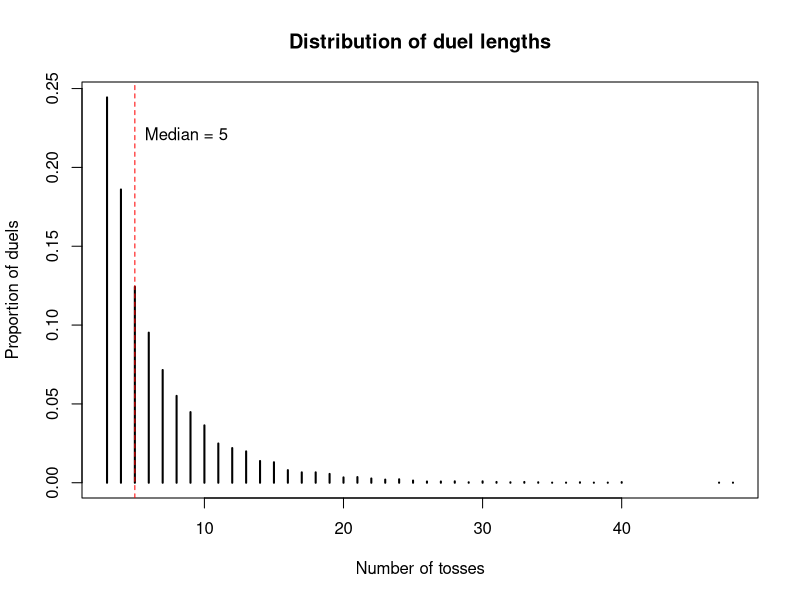
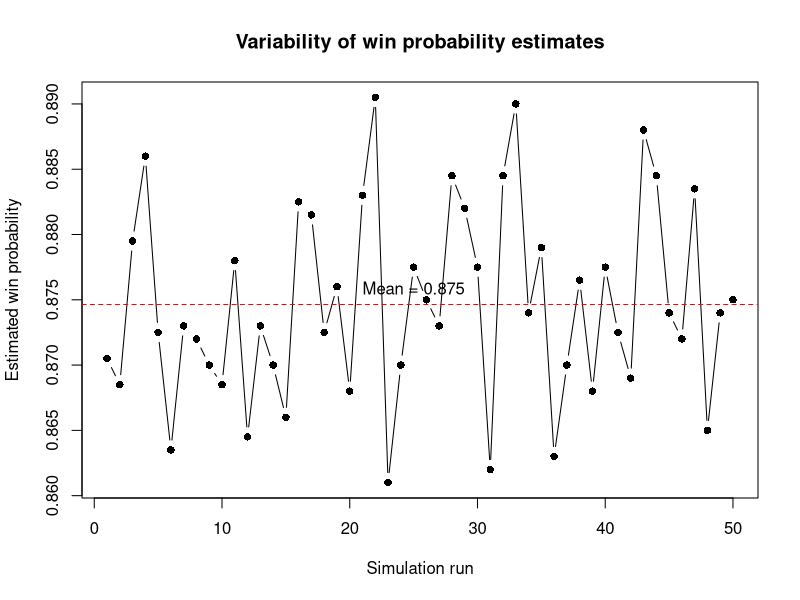

R code for these plots, in order:
# Aishah ALmubarak   S2957708
# Yizhen Ge          S3027690
# Ziyi Wang          S2945970

# Team Member Contributions
# Aishah ALmubarak   Q1-3
# Yizhen Ge          Q4-5
# Ziyi Wang          Q6-7

# Purpose of this code:
#  With this code we want to simulate throwing a coin with probability p.
#  Two players each pick a pattern of k outcomes and the coin is tossed,
#  the player with the first patter to appear wins.


# Q1
# function returns position at which pattern a first appears in toss stream x,
# returns the last position of the first matching k-window, or NA if we have no match.
firsthit <- function(x,a){
  k <- length(a)
  n <- length(x)
  if (n < k)
   return(NA)
  
  for (start in 1:(n-k+1)){
  if (all(x[start:(start+k-1)]==a)) {
   endplace= start+k-1
   return(endplace)
   }
  }
  return(NA)
}

# Shared function for duel and pwin.
# Runs nreps duels between patterns a and b at once, each row of X is a duel.
# Tosses are added in blocks of 20, only to rows where neither pattern has appeared yet.
# Returns a matrix with 2 columns winner (1 = a, 0 = b) and tosses for the position of the win.

sim_duels <- function(a, b, p, nreps) {
  k      <- length(a)
  block  <- 20
  winner <- rep(NA, nreps)
  tosses <- rep(NA, nreps)
  X      <- matrix(0, nreps, 0)                  

  while (any(is.na(winner))) {                   
    # new block: random tosses for unfinished duels, zeros for finished ones
    undecided <- is.na(winner)
    new <- matrix(0, nreps, block)
    new[undecided, ] <- rbinom(sum(undecided) * block, 1, p)
    X <- cbind(X, new)

    # check only windows ending in the new block
    for (m in max(k, ncol(X) - block + 1):ncol(X)) {
      hitA <- is.na(winner)
      hitB <- is.na(winner)
      for (j in 1:k) {
        hitA <- hitA & X[, m - k + j] == a[j]
        hitB <- hitB & X[, m - k + j] == b[j]
      }
      winner[hitA] <- 1; tosses[hitA] <- m
      winner[hitB] <- 0; tosses[hitB] <- m
    }
  }
  cbind(winner = winner, tosses = tosses)
}

#Q2
# simulates one duel between patterns a and b on a shared coin stream.
# Uses sim_duels with one stream of tosses.
# Returns c(winner, tosses): winner 1 for a 0 if b, and the number of tosses the duel took.

duel <- function(a, b, p = 0.5) {
  results <- sim_duels(a, b, p, nreps = 1)   # table with one row
  one_duel <- results[1, ]                   # take that row
  return(one_duel)
}

#Q3
# returns the estimated probability that pattern a appears before b
# the proportion of nreps duels won by a.

pwin <- function(a, b, p = 0.5, nreps = 10000) {
  results <- sim_duels(a, b, p, nreps)       # table: one row per duel
  wins    <- results[, "winner"]             # winner column: 1s and 0s
  return(mean(wins))                         # proportion of 1s
}

#Q4 and Q5: function definitions
 
  #Q4 writing function ewait(a,p=0.5)
ewait <- function(a,p=0.5){
  k <- length(a)
  expected_wait <- 0
  for (j in 1:k) {
    if( all(a[1:j]==a[(k-j+1):k]))
    {
      h_j <- sum(a[1:j])
      prob <- p^h_j*(1-p)^(j-h_j)
      expected_wait <- 1/prob + expected_wait
    }
  }
  return(expected_wait)
}

  # Monte Carlo estimation
mc_ewait <- function(a,p=0.5,nreps=10000){
  
  waits <- replicate(nreps,{
    x <- integer(0)
    hit<- NA_integer_
    
    while(is.na(hit)){
      x <- c(x, rbinom(10, size = 1, prob=p))
      hit <- firsthit(x,a)
    }
    hit
  })
  return(mean(waits))
}

  #Q5 writing function pmat(k,p=0.5,nrep=10000)
pmat <- function(k, p = 0.5, nreps = 10000){
  n_patterns <- 2^k
  # Generate all binary patterns
  # Patterns are ordered by increasing binary value (000, 001, ..., 111).
  # Rows and columns of M follow this ordering.
  patterns <- matrix(0, nrow = n_patterns, ncol = k)
  
  for (i in 0:(n_patterns-1)) {
    for (j in 1:k) {
      patterns[i+1, j] <- (i %/% 2^(k-j)) %% 2
    }
  }
  #create win probability matrix
  M <- matrix(NA_real_, nrow = n_patterns, ncol = n_patterns)
  #Calculate pairwise win probabilities
  for (i in 1:n_patterns){
    for (j in 1:n_patterns){
      if (i!=j){
        a<-patterns[i,]
        b<-patterns[j,]
        
        M[i, j] <- pwin(a, b, p, nreps)
      }
    }
  }
  
  return(M)
}


#Q4: Monte Carlo verification
# Test different patterns, including a biased coin (p = 0.7).

cat("Pattern 11, p = 0.5:\n")
cat("Exact:", ewait(c(1,1), p=0.5),
    "Monte Carlo:", mc_ewait(c(1,1), p=0.5), "\n")

cat("Pattern 10, p = 0.7:\n")
cat("Exact:", ewait(c(1,0), p=0.7),
    "Monte Carlo:", mc_ewait(c(1,0), p=0.7), "\n")

cat("Pattern 101, p = 0.7:\n")
cat("Exact:", ewait(c(1,0,1), p=0.7),
    "Monte Carlo:", mc_ewait(c(1,0,1), p=0.7), "\n")



#Q5(a): Best reply for each pattern
cat("Q5(a):Pattern index  Best reply index  Win probability\n")
M <- pmat(k = 3, p = 0.5, nreps = 10000)
for (j in 1:ncol(M)){
  best_index <- which.max(M[,j])
  best_prob  <- max(M[,j], na.rm = TRUE)
  
  cat(j, best_index, round(best_prob, 4), "\n")
}


#Q5(b) find the evenly matched pairs
#find win probabilities within 0.02 of 0.5.
cat("Q5(b): Evenly matched pairs\n")
pairs <- which(abs(M - 0.5) < 0.02 & upper.tri(M), arr.ind = TRUE)

for (i in 1:nrow(pairs)) {
  a <- pairs[i, 1]
  b <- pairs[i, 2]
  
  cat(a, b, round(M[a, b], 4), "\n")
}

#find an explicit nontransitive cycle
#use 0.55 as a threshold for identifying clear wins.
wins <- M > 0.55
#evenly matched pairs cannot form clear winning edges.
#no 3-pattern cycle was found, so we check for a 4-pattern cycle.
for (i in 1:nrow(M)) {
  for (j in 1:nrow(M)) {
    for (h in 1:nrow(M)) {
      for (l in 1:nrow(M)) {
        
        if (length(unique(c(i, j, h, l))) == 4) {
          if (wins[i,j] && wins[j,h] &&
              wins[h,l] && wins[l,i]) {
            
            cat(i, "->", j, "->", h, "->", l, "->", i, "\n")
            
          }
        }
        
      }
    }
  }
}
#show the win probabilities for the four-pattern cycle.
cat("001 beats 011:", round(M[2,4], 4), "\n")
cat("011 beats 110:", round(M[4,7], 4), "\n")
cat("110 beats 100:", round(M[7,5], 4), "\n")
cat("100 beats 001:", round(M[5,2], 4), "\n")


#Q5(c) Find two patterns with the same expected waiting time where one clearly beats the other
cat("Q5(c): Expected waiting times\n")
patterns <- matrix(0, nrow = 8, ncol = 3)

for (i in 0:7) {
  for (j in 1:3) {
    patterns[i+1, j] <- (i %/% 2^(3-j)) %% 2
  }
} 
for (i in 1:8) {
  cat(i, ewait(patterns[i, ], p = 0.5), "\n")
}
#result:1 14 ;2 8 ;3 10 ;4 8 ;5 8 ;6 10 ;7 8 ;8 14 
#chose "100 beats 001": M[5, 2]
#result:0.775 which is clearly above 0.5
#Both patterns compete on the same sequence of tosses, so their
#occurrences are dependent rather than independent.



#Q6
#show the distribution of duel lengths and the variability of win probability estimates.

#compare patterns 100 and 001, which have the same expected waiting time.
#simulate 10000 duels and record how many tosses each duel takes.
results <- sim_duels(c(1,0,0), c(0,0,1), 0.5, 10000)
duel_times <- results[, "tosses"]

#plot the distribution of duel lengths and mark the median.
freq <- table(duel_times)
prob <- as.numeric(freq) / sum(freq)
times <- as.numeric(names(freq))
med <- median(duel_times)

plot(times, prob, type = "h", lwd = 2,
   xlab = "Number of tosses", ylab = "Proportion of duels",
   main = "Distribution of duel lengths")
abline(v = med, col = "red", lty = 2)
text(med, max(prob) * 0.9, paste("Median =", med), pos = 4)

cat("Q6: Duel lengths\n")
cat("Mean:", mean(duel_times), "Median:", med, "\n")
#according to the graph
#the distribution is right-skewed, with most duels ending after a few tosses.
#the median is 5, while the mean is about 6.58 due to some longer duels.


#repeat pwin 50 times and see how the estimated win probability changes.
#use the best reply to 111 found in Q5(a)
best <- which.max(M[, 8])
a <- patterns[best, ]
b <- c(1,1,1)

estimates <- replicate(50, pwin(a, b, p = 0.5, nreps = 2000))
ref <- mean(estimates)

#plot the estimates and their mean as a reference.
plot(estimates, type = "b", pch = 16,
     xlab = "Simulation run", ylab = "Estimated win probability",
     main = "Variability of win probability estimates")
abline(h = ref, col = "red", lty = 2)
text(25, ref, paste("Mean =", round(ref, 3)), pos = 3)

cat("Q6: Win probability estimates\n")
cat("Best reply to 111:", paste(a, collapse = ""), "\n")
cat("Mean:", round(ref, 4), "\n")
cat("SD:", round(sd(estimates), 4), "\n")
cat("Range:", round(range(estimates), 4), "\n")
#the best reply to 111 is 011
#the 50 estimates are centred around 0.874, with a standard deviation of 0.0082.
#the small variation suggests that the estimated win probability is fairly stable.




# Q7
#investigate how coin bias changes the best replies and non-transitive cycles

for (p in c(0.25, 0.7)) {
  M_bias <- pmat(k = 3, p = p, nreps = 10000)
  
  cat("\nQ7: p =", p, "\n")
  cat("Pattern  Best reply  Win probability\n")
  
#find the pattern with the highest probability of beating each opponent
for (j in 1:8) {
  best <- which.max(M_bias[, j])
  cat(paste(patterns[j, ], collapse = ""),
      paste(patterns[best, ], collapse = ""),
      round(M_bias[best, j], 4), "\n")
}
  
#search for a cycle where every pattern beats the next with probability above 0.55
wins <- M_bias > 0.55
wins[is.na(wins)] <- FALSE
found <- FALSE
  
#check three-pattern cycles first
for (i in 1:8) {
  for (j in 1:8) {
  for (h in 1:8) {
    if (!found && length(unique(c(i,j,h))) == 3 && wins[i,j] && wins[j,h] && wins[h,i]) {
      cycle <- c(i,j,h,i)
      found <- TRUE
  }
  }
  }
}
  
#if no three-pattern cycle is found, check four-pattern cycles
if (!found) {
  for (i in 1:8) {
  for (j in 1:8) {
  for (h in 1:8) {
  for (l in 1:8) {
    if (!found && length(unique(c(i,j,h,l))) == 4 && wins[i,j] && wins[j,h] &&  wins[h,l] && wins[l,i]) {
     cycle <- c(i,j,h,l,i)
     found <- TRUE
  }
  }
  }
  }
  }
}
  
#print the first cycle found and the probability of each win
if (found) {
  cat("Non-transitive cycle:\n")
  cat(paste(cycle, collapse = " -> "), "\n")
    
for (j in 1:(length(cycle)-1)) {
  cat(paste(patterns[cycle[j], ], collapse = ""),"beats",
      paste(patterns[cycle[j+1], ], collapse = ""),"with probability",
      round(M_bias[cycle[j], cycle[j+1]], 4), "\n")
  }
  } else {
    cat("No cycle of length 3 or 4 found above 0.55.\n")
  }
}
#we can see that coin bias changes the best replies and their win probabilities.
#at p=0.25 and p=0.7, three-pattern non-transitive cycles were found.
#the patterns in these cycles differ, showing that non-transitivity remains under coin bias.

#summary
#patterns with the same expected waiting time can have very different win probabilities.
#the patterns compete on the same coin stream, so their first-hit times are dependent.
#therefore, ranking patterns by their isolated waiting times can be misleading.
